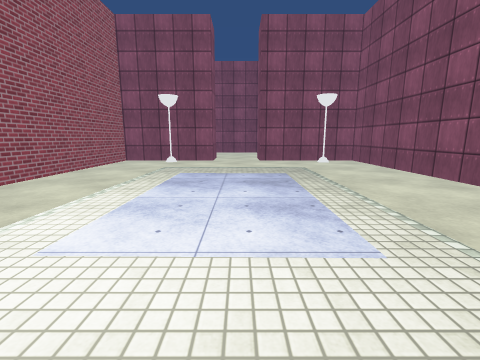
[1] (above)

12 first-person views from a walk through a Unity game level. The camera is 1.3 m above the floor, tilts 10° down and sees 90° across. The floor is counted in squares, 1 m on a side. Each view is taken from the middle of a square. On the plan, view 1 faces up. The plan holds only what a view shows up to about 12 squares ahead; the rest is blank. Some animated figures are not drawn. Surface patterns are stand-ins for the level's own textures.

[2]
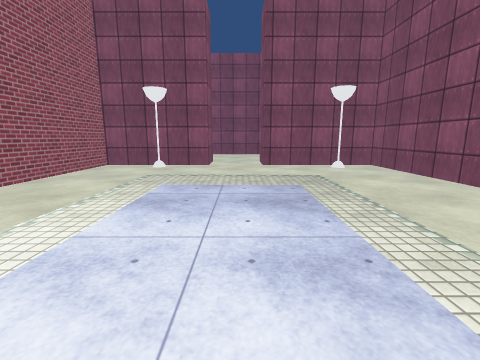

[3]
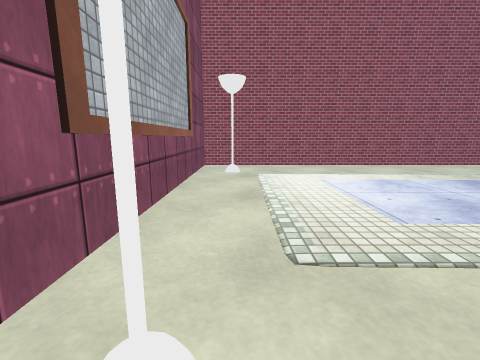

[4]
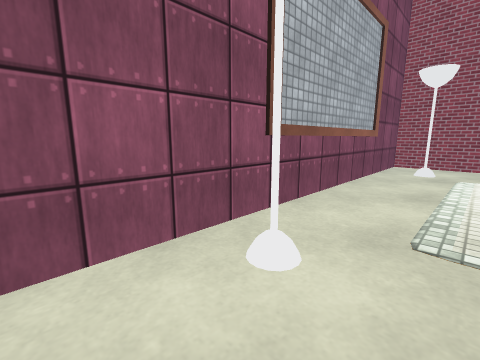

[5]
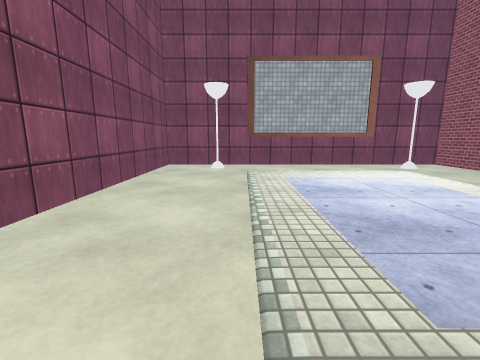

[6]
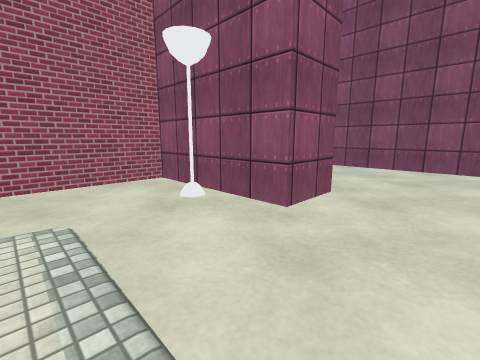

[7]
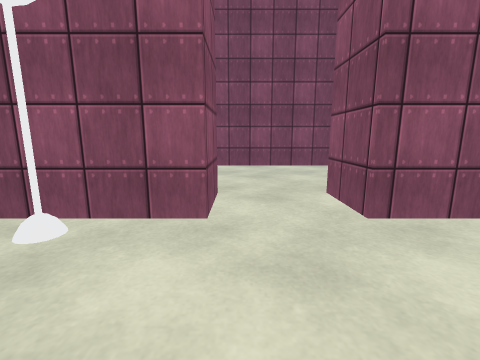

[8]
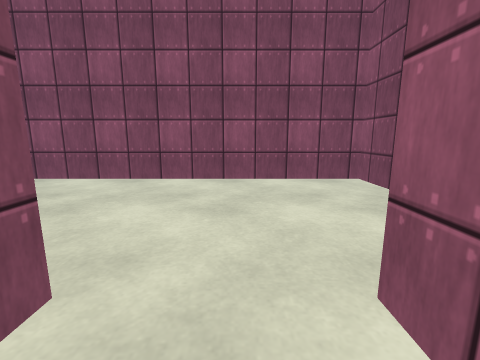

[9]
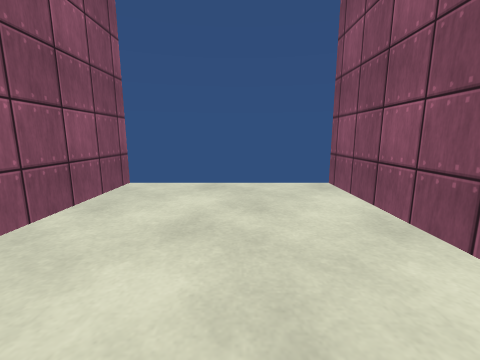

[10]
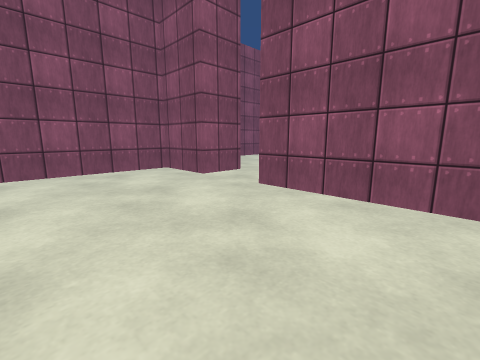

[11]
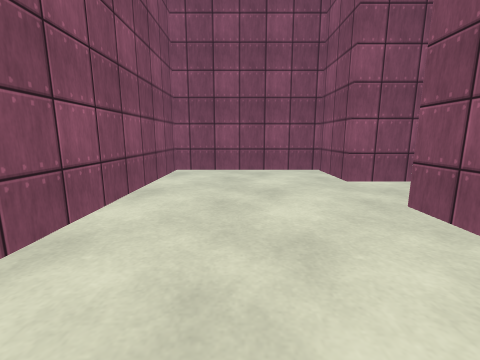

[12]
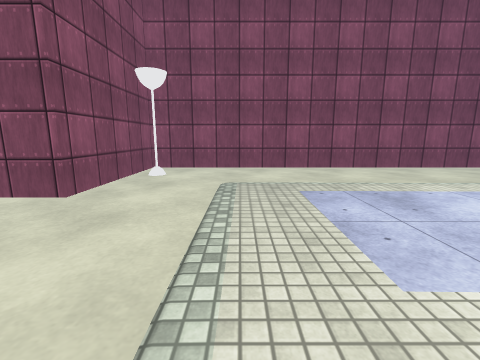

### Floor plan
Ten units are one square. View 1 is at (0, 0); x grows to the right and y downward. Boxes are objects, and circles mark ways between rooms. Rooms are numbered by the first view taken in them; rooms with no view inside come last. Other rooms are left out.
<svg viewBox="-75 -221 145 243">
<path fill="none" stroke="#000" d="M-15 -158 -15 -138 -66 -138 -66 17 65 17 65 -138 11 -138 11 -158M11 -158 38 -158 38 -216 -70 -216M-70 -158 -15 -158"/>
<rect x="-45" y="-5" width="10" height="10" fill="#bbb"><title>other object</title></rect>
<rect x="-45" y="-135" width="10" height="10" fill="#bbb"><title>other object</title></rect>
<rect x="35" y="-5" width="10" height="20" fill="#bbb"><title>other object</title></rect>
<rect x="35" y="-135" width="10" height="10" fill="#bbb"><title>other object</title></rect>
<circle cx="-5" cy="-155" r="3" fill="#2a7"/>
<text x="0" y="-60">1</text>
<text x="-10" y="-190">2</text>
</svg>
Room 1 opens to room 2.

Where each view was taken, in squares from view 1:
view 1: 0 up, 0 right, facing up
view 2: 2 up, 0 right, facing up
view 3: 0 up, 5 right, facing left
view 4: 1 up, 6 right, facing down-left
view 5: 10 up, 3 right, facing down
view 6: 10 up, 1 right, facing up-left
view 7: 10 up, 1 left, facing up
view 8: 14 up, 0 right, facing up
view 9: 19 up, 0 right, facing left
view 10: 21 up, 6 left, facing down-right
view 11: 19 up, 6 left, facing right
view 12: 10 up, 4 left, facing right
